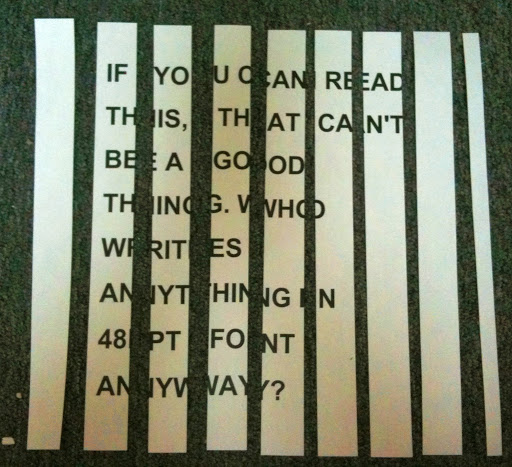
#> input picture shredded.jpg, 512 x 467 px
$ python docScanner.py --image shredded.jpg   (older library calls are emulated)
#> lines starting #> are read from the running program, lines starting #| are printed output that depends on the picture; after the words box and inside, x2 and y2 are one past the last pixel; in counts of white or black regions, pixels touching at a corner belong together; long printed decimals are rounded
#> in get_image, image is the input picture: shape (467, 512, 3); mean B, G, R 109, 131.2, 126.7
### meta/__init__.py

import numpy as np
from numpy import linalg
import cv2
import math
import random
import imutils


def get_edges(image):
    gray = cv2.cvtColor(image, cv2.COLOR_BGR2GRAY)
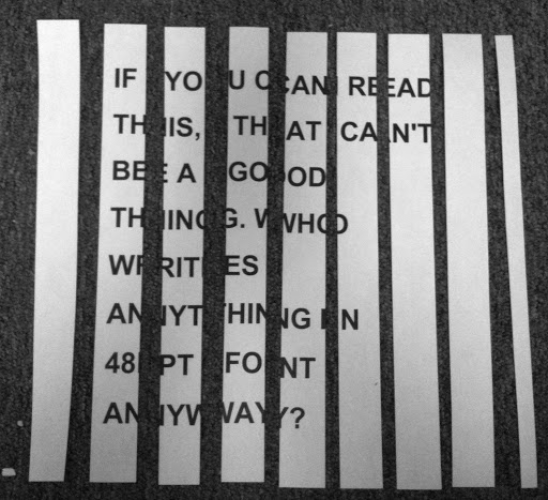
#> gray: shape (500, 548); min 6, max 251, mean 127.2
    blurred = cv2.GaussianBlur(gray,(5,5),0)
    edged = cv2.Canny(blurred, 75, 200)
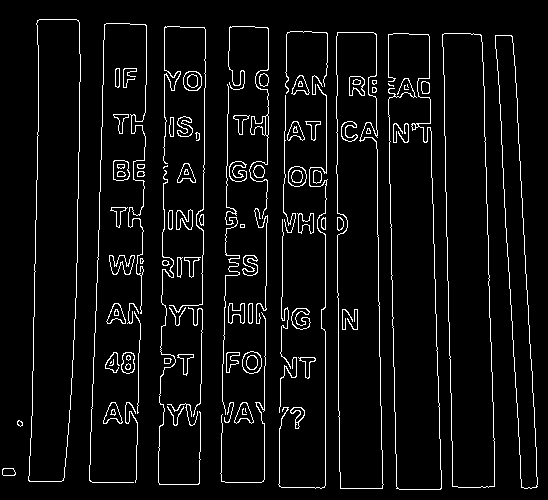
#> edged: shape (500, 548); 5.4% white in thin lines or dots

    # [5 lines of commented-out code are left out]
    contours, hierarchy = cv2.findContours(edged.copy(), cv2.RETR_LIST, cv2.CHAIN_APPROX_SIMPLE)
#> contours = 182 contours, 56 with area under 20; largest, box (x1, y1, x2, y2) and area: (28, 19, 81, 482) 18651, (28, 19, 81, 482) 18648, (442, 33, 495, 488) 18535, (442, 33, 495, 488) 18532, (336, 32, 384, 489) 18115

    #get convex hulls of each of the contours
    eroded = np.zeros((image.shape[0], image.shape[1]), np.uint8)
    kernel = np.ones((5,5), np.uint8)

    for c in contours:
        #hull = cv2.convexHull(c, False)
        hull = c
        cv2.fillPoly(eroded, pts=[hull], color=(255,))
#> this loop made 182 passes
#> hull on passes 9, 22: [[245, 408], [245, 411], [246, 412], [245, 411]], [[111, 361], [110, 362], [110, 363], [111, 362]]
#> eroded: shape (500, 548); 29.3% white; 88 white regions (6 under 20 px), largest, box (x1, y1, x2, y2) and area: (28, 19, 81, 482) 19150, (442, 33, 495, 488) 19028, (336, 32, 384, 489) 18643

    # img_erosion = cv2.erode(img, kernel, iterations=1)
    eroded = cv2.dilate(eroded, kernel, iterations=1)
#> eroded: shape (500, 548); 44.7% white; 14 white regions, largest, box (x1, y1, x2, y2) and area: (26, 17, 83, 484) 21240, (334, 30, 386, 491) 21160, (440, 31, 497, 490) 21091
    eroded = cv2.erode(eroded, kernel, iterations=1)
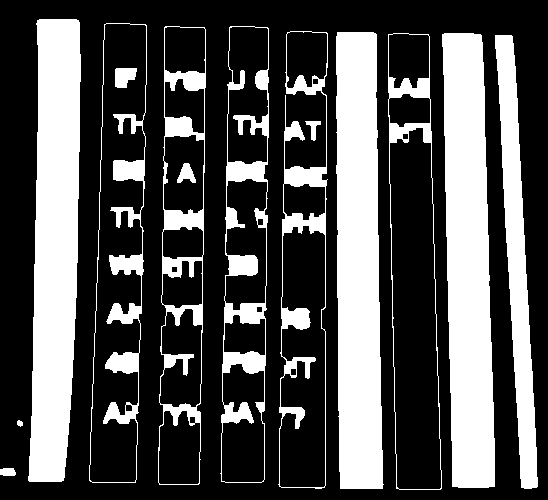
#> eroded: shape (500, 548); 31.7% white; 14 white regions
    #cv2.imshow("filled", eroded)

    contours, hierarchy = cv2.findContours(eroded.copy(), cv2.RETR_LIST, cv2.CHAIN_APPROX_SIMPLE)
#> contours = 40 contours; largest, box (x1, y1, x2, y2) and area: (89, 23, 147, 483) 20251, (388, 33, 442, 490) 19504, (28, 19, 81, 482) 18653, (336, 32, 384, 489) 18600, (442, 33, 495, 488) 18546

    print("Number of contours found =" + str(len(contours)))
#| Number of contours found =40
    #print("Step 2: find Contours of paper")
    cv2.drawContours(image, contours, -1, (0,255,0),2)
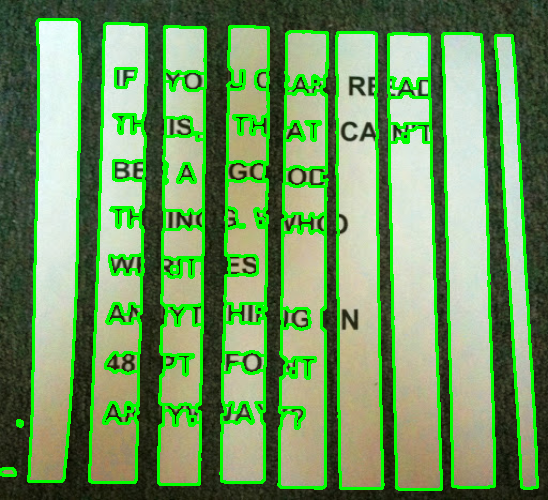
#> image: shape (500, 548, 3); mean B, G, R 94.7, 149.7, 109.9
    #cv2.imshow("Outline", image)

    return contours


class Segment:
    def __init__(self, g, pt_a, pt_b):
        self.group = g
        self.edge = None
        self.pos = pt_a
        vector = pt_b - pt_a
        self.len = linalg.norm(vector)
        self.vec = np.array([vector[0][0]/self.len, vector[0][1]/self.len])
        self.perp = np.array([self.vec[1], -self.vec[0]])

    # [35 lines left out: functions get_kernel_at, get_aligned_subimage, not called in this run]

    # dot product of two segments
    def dot(self, b):
        return self.vec[0]*b.vec[0]+self.vec[1]*b.vec[1]

    # theta is the angle between two segments
    def theta(self, b):
        #return math.acos(self.dot(b)/(self.len*b.len))
        return math.acos(self.dot(b)) #vectors are both normalized, so len isn't needed?


class Edge:
    def __init__(self, g, s):
        self.segments = [s]
        self.group = g
        self.cardinal = None # the longest segment on the edge
        self.aggregate_vec = np.array([0,0])
        self.len=0

        self._find_cardinal()

    def _find_cardinal(self):
        self.cardinal = self.segments[0]
        for s in self.segments[1:]:
            if self.cardinal.len < s.len:
                self.cardinal = s

    def add_segment(self, s):
        s.edge = self
        if s.len > self.cardinal.len:
            self.cardinal = s

        pt_a = self.segments[0].pos
        pt_b = self.segments[-1].pos + self.segments[-1].vec * self.segments[-1].len

        vector = pt_b - pt_a
        self.len = linalg.norm(vector)
        self.aggregate_vec = np.array([vector[0][0] / self.len, vector[0][1] / self.len])

    def get_aligned_subimage(self):

        # make an overall line for the edge
        pt_a = self.segments[0].pos
        pt_b = self.segments[-1].pos+self.segments[-1].vec*self.segments[-1].len

        vector = pt_b - pt_a
        len = linalg.norm(vector)
        vec = np.array([vector[0][0]/len, vector[0][1]/len])

        theta = math.acos((vec[0]*0.0+vec[1]*1.0))
        im = imutils.convenience.rotate_bound(self.group.im, math.degrees(-theta))

        min_x = int(self.segments[0].pos[0][0])
        max_x = int(self.segments[0].pos[0][0] + 8)
        if self.segments[0].vec[1] < 0:
            min_x = int(self.segments[0].pos[0][0] - 8)
            max_x = int(self.segments[0].pos[0][0])

        min_y = int(self.segments[0].pos[0][1])
        max_y = int(self.segments[0].pos[0][1] + max(len, 3))

        img = im[min_y:max_y, min_x:max_x].copy()
        if img.shape[0]<3:
            min_y = min_y-1
        if img.shape[1] < 3:
            min_x = min_x-1
        img = im[min_y:max_y, min_x:max_x].copy()
        return img

    # dot product of two edges' aggregate vector
    def dot(self, b):
        print(""+str(self.aggregate_vec[0])+"*"+str(b.aggregate_vec[0])+"+"+str(self.aggregate_vec[1])+"*"+str(b.aggregate_vec[1]))
        return self.aggregate_vec[0]*b.aggregate_vec[0]+self.aggregate_vec[1]*b.aggregate_vec[1]

    # theta is the angle between two segments
    def theta(self, b):
        #return math.acos(self.dot(b)/(self.len*b.len))
        return math.acos(self.dot(b)) #vectors are both normalized, so len isn't needed?

class Group:
    def __init__(self, i, e, bound_is_extents=False):
        self.contour = e[:]
        self.segments = []
        self.edges = []
        self.im = i
        self.obb = cv2.minAreaRect(self.contour)
        self.aabb = np.zeros((2, 2), np.int32)
        self.aabb[0][0] = self.im.shape[1]
        self.aabb[0][1] = self.im.shape[0]
        self.id = random.randint(1,100000)

        # first, find the aabb for the group of edges
        if not bound_is_extents:
            for e in self.contour:
                # x min & max
                if e[0][0] < self.aabb[0][0]:
                    self.aabb[0][0] = e[0][0]
                elif e[0][0] > self.aabb[1][0]:
                    self.aabb[1][0] = e[0][0]
                # y min & max
                if e[0][1] < self.aabb[0][1]:
                    self.aabb[0][1] = e[0][1]
                elif e[0][1] > self.aabb[1][1]:
                    self.aabb[1][1] = e[0][1]
        else:
            self.aabb[0][0] = 0
            self.aabb[0][1] = 0
            self.aabb[1][0] = self.im.shape[1]
            self.aabb[1][1] = self.im.shape[0]

            #second, use the contour to make segments
        for idx in range(len(self.contour)):
            next_idx = (idx + 1) % len(self.contour)
            s = Segment(self, self.contour[idx], self.contour[next_idx])
            self.segments.append(s)

        self.segments = sorted(self.segments, key=lambda x: x.len, reverse=True)

        #third, find "edges" of the group
        self.edges.append(Edge(self, self.segments[0]))
        for s in self.segments[1:]:
            for e in self.edges:
                if e.cardinal.dot(s)>0.7:   #arbitrary
                    e.add_segment(s)
                    break
            else:
                e = Edge(self, s)
                self.edges.append(e)

    def display(self, name=None):
        box = cv2.boxPoints(self.obb)  # cv2.boxPoints(rect) for OpenCV 3.x
        box = np.int0(box)
        bb = np.zeros((4, 2), np.int32)
        bb[0] = self.aabb[0]
        bb[1] = (self.aabb[0][0], self.aabb[1][1])
        bb[2] = self.aabb[1]
        bb[3] = (self.aabb[1][0], self.aabb[0][1])
        im = self.im.copy()
        cv2.drawContours(im, self.contour, -1, (0, 255, 255), 1)
        cv2.polylines(im, [bb], True, (255, 0, 0), 1)
        cv2.drawContours(im, [box], 0, (0, 0, 255), 1)

        #crop_img = im[self.aabb[0][1]:self.aabb[1][1], self.aabb[0][0]:self.aabb[1][0]].copy()
        #cv2.imshow("Crop "+str(self.id), crop_img)

        if name is not None:
            cv2.imshow(name, im)
            print("display "+name)
        else:
            cv2.imshow("Group "+str(self.id), im)
            print("display "+"Group "+str(self.id))

    def envelope(self, b):
        # FIXME: use OBB
        return b.aabb[0][0] >= self.aabb[0][0] and b.aabb[0][1] >= self.aabb[0][1] and b.aabb[1][0] <= self.aabb[1][
            0] and b.aabb[1][1] <= self.aabb[1][1]

    def overlap(self, b):
        # overlapping groups should be merged
        return False

    def merge(self, b, angle, offset):
        oy, ox = offset[0]
        a_img = self.im[self.aabb[0][1]:self.aabb[1][1], self.aabb[0][0]:self.aabb[1][0]].copy()
        b_img = b.im[b.aabb[0][1]:b.aabb[1][1], b.aabb[0][0]:b.aabb[1][0]].copy()
        im = imutils.convenience.rotate_bound(b_img, math.degrees(-angle))
        h1, w1 = a_img.shape[:2]
        h2, w2 = im.shape[:2]

        ox = int(ox)
        oy = int(oy)
        tw = ox+w2+w1
        th = max(oy+h2,h1)

        print("merge with theta " + str(math.degrees(-angle)) + " and offset " + str(ox)+","+str(oy))
        print("a dims "+str(w1)+","+str(h1))
        print("b dims " + str(w2) + "," + str(h2))
        print("total dims "+str(tw)+","+str(th))

        # create empty matrix
        vis = np.zeros((th, tw, 3), np.uint8)

        h2 = min(h1, h2+oy)
        iy = abs(oy)

        # combine 2 images
        vis[:h1, :w1, :3] = a_img
        print("merged a")
        vis[:h2+oy, ox+w1:tw, :3] = im[iy:h2,:w2]
        print("merged b")
        return Group(vis, get_edges(vis)[0], True)

    def area(self):
        return (self.aabb[1][0] - self.aabb[0][0]) * (self.aabb[1][1] - self.aabb[0][1])


__all__ = ["Group", "Edge", "Segment"]

### docScanner.py
import math

import numpy as np
import argparse
import cv2
import imutils
import skimage.measure

import meta

original_image = None # make the original image global
work_queue = []

class Task:
    # [4 lines left out: function __init__, not called in this run]

# the group pools are used by the worker threads (lists in CPython are
# inherently thread-safe because of the GIL)
# groups in the same pool will never be compared to eachother,
# (always compare an A to a B) this way we never need to worry about comparing
# two groups to each other more than once
# initially, put all groups in B, and move one to A before starting the workers
def main():
    print("running")
    ap = argparse.ArgumentParser()
    ap.add_argument("-i", "--image", required = True, help ="Path to the image to be scanned")
    user_args = vars(ap.parse_args())
    image = get_image(user_args["image"])
    edges = meta.get_edges(image)
#> edges has the same summary as contours in get_edges
    group_pieces(edges)


def get_image(image_location):
    print(image_location)
    image = cv2.imread(image_location)
    image = imutils.resize(image, height = 500)
    global original_image
    original_image = image.copy()
    return image


def create_groups(edges, grayImage):
    group = []
    for i,e in enumerate(edges):
        g = meta.Group(grayImage, e)
        g.id = str(i)
        group.append(g)
#> this loop made 40 passes
    return group


# this has a ridiculous time complexity...
# uses Structural Similarity Index
# [49 lines left out: function compare_and_merge_segments, not called in this run]


def compare_and_merge_edges(a, b):

    for a_s in a.edges:
        a_img = a_s.get_aligned_subimage()
        a_len = max(int(a_img.shape[0]), 3)

        if a_img.shape[0] < 3 or a_img.shape[1] < 3:
            continue

        for b_s in b.edges:
            b_img = b_s.get_aligned_subimage()
            b_len = max(int(b_img.shape[0]), 3)

            min_x = min(a_img.shape[1], b_img.shape[1])

            if b_img.shape[0] < 3 or b_img.shape[1] < 3:
                continue
            try:
                #this is translating a
                if(a_len <= b_len):
                    for i in range(int(b_len-a_len)+1):
                        (score, diff) = skimage.metrics.structural_similarity(a_img[0:a_img.shape[0], 0:min_x], b_img[i:a_len+i, 0:min_x],
                                                                              win_size=3, full=True, multichannel=True)
                        if score > 0.8:  # arbitrary
                            print("FOUND EDGE MATCH A")
                            a_pos = np.array([a_s.segments[0].pos[0][0]+i, a_s.segments[0].pos[0][1]])
                            return a.merge(b, math.radians(90+a_s.group.obb[2]), a_pos-b_s.segments[0].pos)
                else:
                    for i in range(int(a_len-b_len)):
                        (score, diff) = skimage.metrics.structural_similarity(b_img[0:b_img.shape[0], 0:min_x], a_img[i:b_len+i, 0:min_x],
                                                                 win_size=3, full=True, multichannel=True)
                        if score > 0.8:  # arbitrary
                            print("FOUND EDGE MATCH B")
                            a_pos = a_s.segments[0].pos
                            return a.merge(b, math.radians(90+b_s.group.obb[2]), a_pos - np.array([b_s.segments[0].pos[0][0]+i, b_s.segments[0].pos[0][1]]))
            except ValueError as ve:
                print(ve)
                print(str(a_len)+" " + str(a_img.shape[0]) + "," + str(a_img.shape[1]))
                print(str(b_len)+" " + str(b_img.shape[0]) + "," + str(b_img.shape[1]))
    print("no match")
    return None

def group_pieces(edges):
    print("Step 3: Grouping")
    group_pool_A = create_groups(edges, original_image)

    group_pool_B = []
    #reverse group, larger blocks are usually at the end
    group_pool_A.reverse()
    #simplify, remove groups that are entirely within other groups
    trash = []
    for i,g in enumerate(group_pool_A):
        for h in group_pool_A[i+1:]:
            if h not in trash and (g.envelope(h) or h.area()<10000):
                trash.append(h)
#> this loop made 40 passes

    for g in group_pool_A:
        if g not in trash:
            group_pool_B.append(g)

    group_pool_A = []
    print("Possible groups = "+str(len(group_pool_B)))
#| Possible groups = 9
    for g in group_pool_B:
        g.display()
#> this loop made 9 passes
#| display Group 39
#| display Group 38
#| display Group 36
#| display Group 35
#| display Group 32
#| display Group 30
#| display Group 29
#| display Group 28
#> (further printed lines are left out)

    #at this point we have our two groups, we can unleash the worker threads on
    #them and find the matching edges

    # this is the entire compare and merge loop
    in_hand = group_pool_B.pop(0)
    while group_pool_B:
        merged = None

        for b in group_pool_B:
            #a = compare_and_merge_segments(in_hand, b)
            a = compare_and_merge_edges(in_hand, b)
            if a is not None:
                in_hand = a
                merged = b
                break
#> this loop made 1 pass
#| FOUND EDGE MATCH B
#| merge with theta -1.899 and offset 5,-65
#| a dims 52,462
#| b dims 72,460
#| total dims 129,462
#| merged a
#| merged b
#| Number of contours found =5
#> pass 1, in get_aligned_subimage (call 2), `im = imutils.convenience.rotate_bound(self.group.im, math.degrees(-the..`:
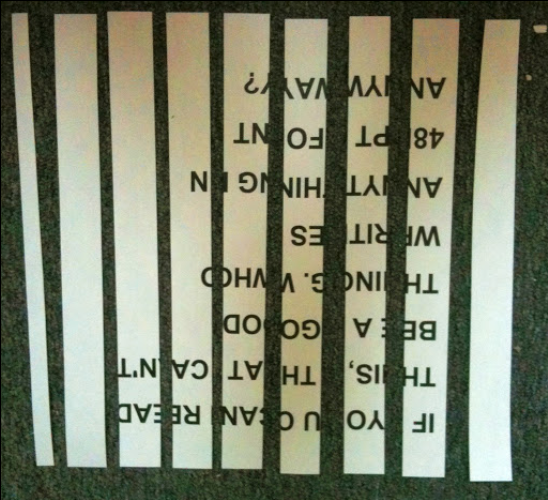
#> im: shape (500, 548, 3); mean of channels 0, 1, 2 108.7, 130.8, 126.4; drawn as B, G, R
#> pass 1, in merge, `im = imutils.convenience.rotate_bound(b_img, math.degrees(-angle))`:
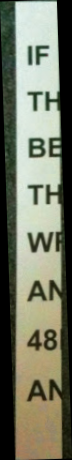
#> im: shape (460, 72, 3); mean B, G, R 100.9, 119.3, 116.1

        in_hand.display()
#> in display (call 10), `cv2.drawContours(im, self.contour, -1, (0, 255, 255), 1)`: im: shape (462, 129, 3); mean of channels 0, 1, 2 93.4, 140, 100.7
#> in display (call 10), `cv2.polylines(im, [bb], True, (255, 0, 0), 1)`:
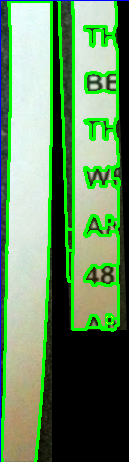
#> im: shape (462, 129, 3); mean of channels 0, 1, 2 95.5, 138.9, 100.2; drawn as B, G, R
#> in display (call 10), `cv2.drawContours(im, [box], 0, (0, 0, 255), 1)`: im: shape (462, 129, 3); 0.04% of pixels changed, all inside (x1, y1, x2, y2) = (106, 316, 113, 324)
#| display Group 72421
        cv2.waitKey(0)
        if merged is not None:
            group_pool_B.remove(merged)
        else:
            group_pool_A.append(in_hand)
            in_hand = group_pool_B.pop(0)

    group_pool_A.append(in_hand)

    for g in group_pool_A:
        g.display()
        cv2.waitKey(0)

    cv2.waitKey(0)
    cv2.destroyAllWindows()

if __name__ == '__main__':
    main()
